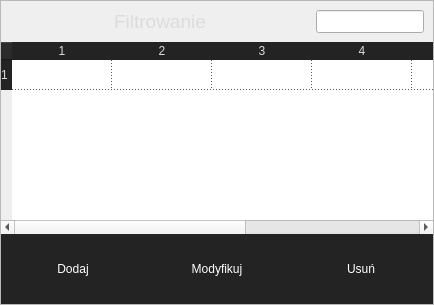
            <widget class="QWidget" name="page_cars">
             <property name="styleSheet">
              <string notr="true"/>
             </property>
             <layout class="QVBoxLayout" name="verticalLayout_4">
              <property name="spacing">
               <number>0</number>
              </property>
              <property name="leftMargin">
               <number>0</number>
              </property>
              <property name="topMargin">
               <number>0</number>
              </property>
              <property name="rightMargin">
               <number>0</number>
              </property>
              <property name="bottomMargin">
               <number>0</number>
              </property>
              <item>
               <widget class="QFrame" name="frame_cars">
                <property name="frameShape">
                 <enum>QFrame::StyledPanel</enum>
                </property>
                <property name="frameShadow">
                 <enum>QFrame::Raised</enum>
                </property>
                <layout class="QVBoxLayout" name="verticalLayout_5">
                 <property name="spacing">
                  <number>0</number>
                 </property>
                 <property name="leftMargin">
                  <number>0</number>
                 </property>
                 <property name="topMargin">
                  <number>0</number>
                 </property>
                 <property name="rightMargin">
                  <number>0</number>
                 </property>
                 <property name="bottomMargin">
                  <number>0</number>
                 </property>
                 <item>
                  <widget class="QFrame" name="cars_filter_frame">
                   <property name="minimumSize">
                    <size>
                     <width>0</width>
                     <height>40</height>
                    </size>
                   </property>
                   <property name="maximumSize">
                    <size>
                     <width>16777215</width>
                     <height>16777215</height>
                    </size>
                   </property>
                   <property name="frameShape">
                    <enum>QFrame::NoFrame</enum>
                   </property>
                   <property name="frameShadow">
                    <enum>QFrame::Raised</enum>
                   </property>
                   <layout class="QHBoxLayout" name="horizontalLayout_3">
                    <item>
                     <widget class="QLabel" name="cars_filter_label">
                      <property name="minimumSize">
                       <size>
                        <width>300</width>
                        <height>0</height>
                       </size>
                      </property>
                      <property name="maximumSize">
                       <size>
                        <width>16777215</width>
                        <height>50</height>
                       </size>
                      </property>
                      <property name="layoutDirection">
                       <enum>Qt::LeftToRight</enum>
                      </property>
                      <property name="text">
                       <string>&lt;!DOCTYPE HTML PUBLIC &quot;-//W3C//DTD HTML 4.0//EN&quot; &quot;http://www.w3.org/TR/REC-html40/strict.dtd&quot;&gt;
&lt;html&gt;&lt;head&gt;&lt;meta name=&quot;qrichtext&quot; content=&quot;1&quot; /&gt;&lt;style type=&quot;text/css&quot;&gt;
p, li { white-space: pre-wrap; }
&lt;/style&gt;&lt;/head&gt;&lt;body style=&quot; font-family:'MS Shell Dlg 2'; font-size:8pt; font-weight:400; font-style:normal;&quot;&gt;
&lt;p align=&quot;center&quot; style=&quot; margin-top:12px; margin-bottom:12px; margin-left:0px; margin-right:0px; -qt-block-indent:0; text-indent:0px;&quot;&gt;&lt;span style=&quot; font-family:'Montserrat'; font-size:14pt; color:#dcdcdc;&quot;&gt;Filtrowanie&lt;/span&gt;&lt;/p&gt;&lt;/body&gt;&lt;/html&gt;</string>
                      </property>
                      <property name="alignment">
                       <set>Qt::AlignLeading|Qt::AlignLeft|Qt::AlignVCenter</set>
                      </property>
                     </widget>
                    </item>
                    <item>
                     <widget class="QLineEdit" name="cars_filter">
                      <property name="sizePolicy">
                       <sizepolicy hsizetype="Expanding" vsizetype="Preferred">
                        <horstretch>0</horstretch>
                        <verstretch>0</verstretch>
                       </sizepolicy>
                      </property>
                     </widget>
                    </item>
                   </layout>
                  </widget>
                 </item>
                 <item>
                  <widget class="QTableWidget" name="table_cars">
                   <property name="styleSheet">
                    <string notr="true">QTableWidget {
	color: rgb(220, 220, 220);
	gridline-color: rgb(90, 90, 90);
	
}
QHeaderView::section {
	color: rgb(220, 220, 220);
	background-color: rgb(35, 35, 35);
	border: 0px solid;
}
QTableCornerButton::section {
	background-color: rgb(35, 35, 35);
	
}</string>
                   </property>
                   <property name="frameShape">
                    <enum>QFrame::NoFrame</enum>
                   </property>
                   <property name="selectionMode">
                    <enum>QAbstractItemView::SingleSelection</enum>
                   </property>
                   <property name="showGrid">
                    <bool>true</bool>
                   </property>
                   <property name="gridStyle">
                    <enum>Qt::DotLine</enum>
                   </property>
                   <property name="sortingEnabled">
                    <bool>true</bool>
                   </property>
                   <property name="cornerButtonEnabled">
                    <bool>true</bool>
                   </property>
                   <property name="rowCount">
                    <number>1</number>
                   </property>
                   <property name="columnCount">
                    <number>7</number>
                   </property>
                   <attribute name="horizontalHeaderStretchLastSection">
                    <bool>true</bool>
                   </attribute>
                   <attribute name="verticalHeaderStretchLastSection">
                    <bool>false</bool>
                   </attribute>
                   <row/>
                   <column/>
                   <column/>
                   <column/>
                   <column/>
                   <column/>
                   <column/>
                   <column/>
                  </widget>
                 </item>
                 <item>
                  <widget class="QFrame" name="cars_buttons_frame">
                   <property name="minimumSize">
                    <size>
                     <width>0</width>
                     <height>70</height>
                    </size>
                   </property>
                   <property name="maximumSize">
                    <size>
                     <width>16777215</width>
                     <height>70</height>
                    </size>
                   </property>
                   <property name="frameShape">
                    <enum>QFrame::NoFrame</enum>
                   </property>
                   <property name="frameShadow">
                    <enum>QFrame::Raised</enum>
                   </property>
                   <layout class="QHBoxLayout" name="horizontalLayout_7">
                    <property name="spacing">
                     <number>0</number>
                    </property>
                    <property name="leftMargin">
                     <number>0</number>
                    </property>
                    <property name="topMargin">
                     <number>0</number>
                    </property>
                    <property name="rightMargin">
                     <number>0</number>
                    </property>
                    <property name="bottomMargin">
                     <number>0</number>
                    </property>
                    <item>
                     <widget class="QPushButton" name="btn_cars_add">
                      <property name="sizePolicy">
                       <sizepolicy hsizetype="Minimum" vsizetype="Preferred">
                        <horstretch>0</horstretch>
                        <verstretch>0</verstretch>
                       </sizepolicy>
                      </property>
                      <property name="styleSheet">
                       <string notr="true">QPushButton {
	color: rgb(255, 255, 255);
	background-color: rgb(35, 35, 35);
	border: 0px solid;
}
QPushButton:hover {
	background-color: rgb(85, 170, 255);
}</string>
                      </property>
                      <property name="text">
                       <string>Dodaj</string>
                      </property>
                      <property name="flat">
                       <bool>true</bool>
                      </property>
                     </widget>
                    </item>
                    <item>
                     <widget class="QPushButton" name="btn_cars_edit">
                      <property name="sizePolicy">
                       <sizepolicy hsizetype="Minimum" vsizetype="Preferred">
                        <horstretch>0</horstretch>
                        <verstretch>0</verstretch>
                       </sizepolicy>
                      </property>
                      <property name="styleSheet">
                       <string notr="true">QPushButton {
	color: rgb(255, 255, 255);
	background-color: rgb(35, 35, 35);
	border: 0px solid;
}
QPushButton:hover {
	background-color: rgb(85, 170, 255);
}</string>
                      </property>
                      <property name="text">
                       <string>Modyfikuj</string>
                      </property>
                      <property name="flat">
                       <bool>true</bool>
                      </property>
                     </widget>
                    </item>
                    <item>
                     <widget class="QPushButton" name="btn_cars_delete">
                      <property name="sizePolicy">
                       <sizepolicy hsizetype="Minimum" vsizetype="Preferred">
                        <horstretch>0</horstretch>
                        <verstretch>0</verstretch>
                       </sizepolicy>
                      </property>
                      <property name="styleSheet">
                       <string notr="true">QPushButton {
	color: rgb(255, 255, 255);
	background-color: rgb(35, 35, 35);
	border: 0px solid;
}
QPushButton:hover {
	background-color: rgb(85, 170, 255);
}</string>
                      </property>
                      <property name="text">
                       <string>Usuń</string>
                      </property>
                      <property name="flat">
                       <bool>true</bool>
                      </property>
                     </widget>
                    </item>
                   </layout>
                  </widget>
                 </item>
                </layout>
               </widget>
              </item>
             </layout>
            </widget>
